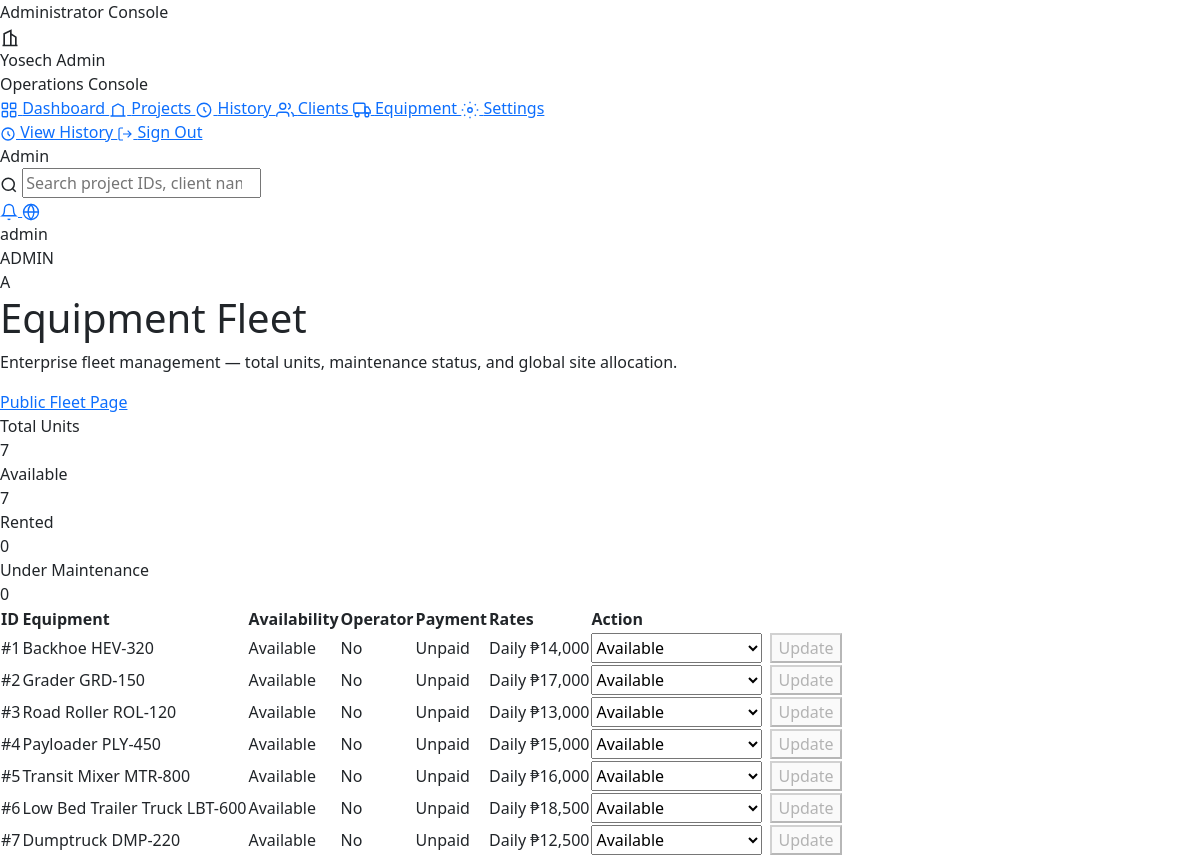
The page /admin/amin_equipment.php (signed in) on the database its author committed.
### tables this page shows
CREATE TABLE Employee (
    EmployeeID      INT AUTO_INCREMENT PRIMARY KEY,
    UserType        ENUM('Admin', 'Manager', 'Employee') NOT NULL DEFAULT 'Employee',
    Username        VARCHAR(50)  NOT NULL UNIQUE,
    Password        VARCHAR(255) NOT NULL,
    Email           VARCHAR(100) NOT NULL UNIQUE,
    ContactNumber   VARCHAR(20)
);

CREATE TABLE Equipment (
    EquipmentID             INT AUTO_INCREMENT PRIMARY KEY,
    EquipmentOfferingID     INT NULL,
    Specification           TEXT,
    StartDate               DATE,
    EndDate                 DATE,
    AvailabilityStatus      ENUM('Available', 'Rented', 'Under Maintenance') NOT NULL DEFAULT 'Available',
    NeedsOperator           TINYINT(1) NOT NULL DEFAULT 0,
    EquipmentPaymentStatus  ENUM('Unpaid', 'Paid', 'Partial') NOT NULL DEFAULT 'Unpaid',
    CONSTRAINT fk_equipment_offering FOREIGN KEY (EquipmentOfferingID) REFERENCES EquipmentOffering(EquipmentOfferingID)
        ON DELETE SET NULL ON UPDATE CASCADE
);

CREATE TABLE EquipmentOffering (
    EquipmentOfferingID INT AUTO_INCREMENT PRIMARY KEY,
    Name VARCHAR(100) NOT NULL,
    Model VARCHAR(100),
    Description TEXT,
    Specs TEXT,
    HourlyRate DECIMAL(10,2) NOT NULL DEFAULT 0.00,
    DailyRate DECIMAL(10,2) NOT NULL DEFAULT 0.00,
    WeeklyRate DECIMAL(10,2) NOT NULL DEFAULT 0.00,
    MonthlyRate DECIMAL(10,2) NOT NULL DEFAULT 0.00,
    AvailabilityStatus ENUM('Available', 'Unavailable', 'Under Maintenance') NOT NULL DEFAULT 'Available',
    ImageURL VARCHAR(255),
    UNIQUE KEY uq_equipment_name (Name)
);

### includes/admin/helpers.php (called while the page is built, shortened)
<?php
function adminCurrentEmployee(mysqli $conn): ?array
{
    $employeeId = (int) ($_SESSION['user_id'] ?? 0);
    $result = mysqli_query($conn, "SELECT * FROM Employee WHERE EmployeeID = {$employeeId} LIMIT 1");
    return mysqli_fetch_assoc($result) ?: null;
}

### admin/amin_equipment.php (the view, shortened to what this page needs)
<?php
include("../config/database.php");
include("../includes/admin/helpers.php");
$adminEmployee = adminCurrentEmployee($conn);
$result = mysqli_query(
    $conn,
    "SELECT e.*, eo.Name AS OfferingName, eo.Model, eo.DailyRate, eo.WeeklyRate
     FROM Equipment e
     LEFT JOIN EquipmentOffering eo ON e.EquipmentOfferingID = eo.EquipmentOfferingID
     ORDER BY e.EquipmentID ASC"
);
$totalEquipment = 0;
$availableCount = 0;
$rentedCount = 0;
$maintenanceCount = 0;
$rows = [];
while ($row = mysqli_fetch_assoc($result)) {
    $rows[] = $row;
    $totalEquipment++;
    if ($row['AvailabilityStatus'] === 'Available') {
        $availableCount++;
    } elseif ($row['AvailabilityStatus'] === 'Rented') {
        $rentedCount++;
    } else {
        $maintenanceCount++;
    }
}
$adminActiveNav = 'equipment';
$adminPageTitle = 'Equipment Fleet';
$adminPageSubtitle = 'Enterprise fleet management — total units, maintenance status, and global site allocation.';
$adminPageActions = '
    <a href="' . BASE_URL . '/equipment.php" class="admin-btn admin-btn-outline" target="_blank" rel="noopener">Public Fleet Page</a>
';
include("../includes/admin/layout_start.php");
?>
<div class="admin-kpi-grid" style="grid-template-columns:repeat(4,1fr);">
    <div class="admin-kpi-card">
        <div class="admin-kpi-label">Total Units</div>
        <div class="admin-kpi-value"><?= $totalEquipment ?></div>
    </div>
    <div class="admin-kpi-card">
        <div class="admin-kpi-label">Available</div>
        <div class="admin-kpi-value"><?= $availableCount ?></div>
    </div>
    <div class="admin-kpi-card">
        <div class="admin-kpi-label">Rented</div>
        <div class="admin-kpi-value"><?= $rentedCount ?></div>
    </div>
    <div class="admin-kpi-card">
        <div class="admin-kpi-label">Under Maintenance</div>
        <div class="admin-kpi-value"><?= $maintenanceCount ?></div>
    </div>
</div>
<div class="admin-panel">
    <?php if (count($rows) === 0): ?>
        <div class="admin-empty">
            <strong>No equipment records found</strong>
            Run the database migration to link fleet units to the equipment catalog.
        </div>
    <?php else: ?>
        <table class="admin-table">
            <thead>
                <tr>
                    <th>ID</th>
                    <th>Equipment</th>
                    <th>Availability</th>
                    <th>Operator</th>
                    <th>Payment</th>
                    <th>Rates</th>
                    <th>Action</th>
                </tr>
            </thead>
            <tbody>
                <?php foreach ($rows as $row):
                    $statusClass = match ($row['AvailabilityStatus']) {
                        'Available' => 'admin-badge-track',
                        'Rented' => 'admin-badge-delay',
                        default => 'admin-badge-inspection',
                    };
                ?>
                <tr>
                    <td>#<?= (int) $row['EquipmentID'] ?></td>
                    <td>
                        <span class="admin-table-project"><?= htmlspecialchars($row['OfferingName'] ?? $row['Specification']) ?></span>
                        <?php if (!empty($row['Model'])): ?>
                            <span class="admin-table-sub"><?= htmlspecialchars($row['Model']) ?></span>
                        <?php endif; ?>
                    </td>
                    <td><span class="admin-badge <?= $statusClass ?>"><?= htmlspecialchars($row['AvailabilityStatus']) ?></span></td>
                    <td><?= $row['NeedsOperator'] ? 'Required' : 'No' ?></td>
                    <td><?= htmlspecialchars($row['EquipmentPaymentStatus']) ?></td>
                    <td>
                        <?php if ($row['DailyRate']): ?>
                            <span class="admin-table-sub">Daily ₱<?= number_format((float) $row['DailyRate'], 0) ?></span>
                        <?php else: ?>
                            —
                        <?php endif; ?>
                    </td>
                    <td>
                        <form method="post" class="d-flex gap-2 equipment-status-form">
                            <select name="availability_status" class="equipment-status-select" data-original="<?= htmlspecialchars($row['AvailabilityStatus']) ?>" style="min-width:140px;">
                                <option value="Available" <?= $row['AvailabilityStatus'] === 'Available' ? 'selected' : '' ?>>Available</option>
                            </select>
                            <button type="submit" class="admin-btn admin-btn-primary admin-btn-sm equipment-update-btn" disabled>Update</button>
                        </form>
                    </td>
                </tr>
                <?php endforeach; ?>
            </tbody>
        </table>
    <?php endif; ?>
</div>
<?php include("../includes/admin/layout_end.php"); ?>

### includes/admin/layout_start.php (shortened to what this page needs)
<?php
$adminActiveNav = $adminActiveNav ?? 'dashboard';
$adminPageTitle = $adminPageTitle ?? 'Admin Dashboard';
$adminPageSubtitle = $adminPageSubtitle ?? '';
$adminPageActions = $adminPageActions ?? '';
$adminEmployee = $adminEmployee ?? null;
$adminDisplayName = $adminEmployee['Username'] ?? ($_SESSION['username'] ?? 'Admin User');
$adminRoleLabel = strtoupper($adminEmployee['UserType'] ?? $_SESSION['user_type'] ?? 'ADMIN');
?>
<!DOCTYPE html>
<html lang="en">
<head>
    <link href="https://cdn.jsdelivr.net/npm/bootstrap@5.3.3/dist/css/bootstrap.min.css" rel="stylesheet">
    <link rel="stylesheet" href="<?= BASE_URL ?>/assets/css/admin.css">
</head>
<body class="admin-body">
<div class="admin-shell">
    <aside class="admin-sidebar admin-console-sidebar">
        <div class="admin-console-banner">Administrator Console</div>
        <div class="admin-brand">
            <div class="admin-brand-icon">
                <svg xmlns="http://www.w3.org/2000/svg" width="20" height="20" fill="none" viewBox="0 0 24 24" stroke="currentColor" stroke-width="2"><path d="M3 21h18M5 21V7l8-4v18M19 21V11l-6-4"/></svg>
            </div>
            <div>
                <div class="admin-brand-name">Yosech Admin</div>
                <div class="admin-brand-sub">Operations Console</div>
            </div>
        </div>
        <nav class="admin-nav">
            <a href="<?= BASE_URL ?>/admin/amin_dashboard.php" class="admin-nav-link<?= $adminActiveNav === 'dashboard' ? ' active' : '' ?>">
                Dashboard
            </a>
            <a href="<?= BASE_URL ?>/admin/amin_projects.php" class="admin-nav-link<?= $adminActiveNav === 'projects' ? ' active' : '' ?>">
                <svg xmlns="http://www.w3.org/2000/svg" width="18" height="18" fill="none" viewBox="0 0 24 24" stroke="currentColor" stroke-width="1.8"><path d="M2 20h20M5 20V8l7-4 7 4v12"/></svg>
                Projects
            </a>
            <a href="<?= BASE_URL ?>/admin/amin_applications.php" class="admin-nav-link<?= $adminActiveNav === 'history' ? ' active' : '' ?>">
                <svg xmlns="http://www.w3.org/2000/svg" width="18" height="18" fill="none" viewBox="0 0 24 24" stroke="currentColor" stroke-width="1.8"><path d="M12 8v4l3 3M21 12a9 9 0 1 1-18 0 9 9 0 0 1 18 0z"/></svg>
                History
            </a>
            <a href="<?= BASE_URL ?>/admin/amin_clients.php" class="admin-nav-link<?= $adminActiveNav === 'clients' ? ' active' : '' ?>">
                <svg xmlns="http://www.w3.org/2000/svg" width="18" height="18" fill="none" viewBox="0 0 24 24" stroke="currentColor" stroke-width="1.8"><path d="M17 21v-2a4 4 0 0 0-4-4H5a4 4 0 0 0-4 4v2"/><circle cx="9" cy="7" r="4"/><path d="M23 21v-2a4 4 0 0 0-3-3.87M16 3.13a4 4 0 0 1 0 7.75"/></svg>
                Clients
            </a>
            <a href="<?= BASE_URL ?>/admin/amin_equipment.php" class="admin-nav-link<?= $adminActiveNav === 'equipment' ? ' active' : '' ?>">
                <svg xmlns="http://www.w3.org/2000/svg" width="18" height="18" fill="none" viewBox="0 0 24 24" stroke="currentColor" stroke-width="1.8"><rect x="1" y="3" width="15" height="13" rx="2"/><path d="M16 8h4l3 5v3h-7V8z"/><circle cx="5.5" cy="18.5" r="2.5"/><circle cx="18.5" cy="18.5" r="2.5"/></svg>
                Equipment
            </a>
            <a href="<?= BASE_URL ?>/admin/amin_settings.php" class="admin-nav-link<?= $adminActiveNav === 'settings' ? ' active' : '' ?>">
                <svg xmlns="http://www.w3.org/2000/svg" width="18" height="18" fill="none" viewBox="0 0 24 24" stroke="currentColor" stroke-width="1.8"><circle cx="12" cy="12" r="3"/><path d="M12 1v2M12 21v2M4.22 4.22l1.42 1.42M18.36 18.36l1.42 1.42M1 12h2M21 12h2M4.22 19.78l1.42-1.42M18.36 5.64l1.42-1.42"/></svg>
                Settings
            </a>
        </nav>
        <div class="admin-sidebar-footer">
            <a href="<?= BASE_URL ?>/admin/amin_applications.php" class="admin-btn-new">
                <svg xmlns="http://www.w3.org/2000/svg" width="16" height="16" fill="none" viewBox="0 0 24 24" stroke="currentColor" stroke-width="2"><path d="M12 8v4l3 3M21 12a9 9 0 1 1-18 0 9 9 0 0 1 18 0z"/></svg>
                View History
            </a>
            <a href="<?= BASE_URL ?>/logout.php" class="admin-signout">
                <svg xmlns="http://www.w3.org/2000/svg" width="16" height="16" fill="none" viewBox="0 0 24 24" stroke="currentColor" stroke-width="1.8"><path d="M9 21H5a2 2 0 0 1-2-2V5a2 2 0 0 1 2-2h4M16 17l5-5-5-5M21 12H9"/></svg>
                Sign Out
            </a>
        </div>
    </aside>
    <div class="admin-main">
        <header class="admin-topbar">
            <span class="console-identity console-identity-admin">Admin</span>
            <form class="admin-search" method="get" action="<?= BASE_URL ?>/admin/amin_dashboard.php" id="adminGlobalSearchForm">
                <svg xmlns="http://www.w3.org/2000/svg" width="18" height="18" fill="none" viewBox="0 0 24 24" stroke="currentColor" stroke-width="2"><circle cx="11" cy="11" r="8"/><path d="m21 21-4.35-4.35"/></svg>
                <input type="search" name="q" placeholder="Search project IDs, client names..." value="<?= htmlspecialchars($_GET['q'] ?? '') ?>" aria-label="Search admin records">
            </form>
            <div class="admin-topbar-actions">
                <a href="<?= BASE_URL ?>/admin/amin_applications.php?status=Pending" class="admin-icon-btn" title="Pending applications history">
                    <svg xmlns="http://www.w3.org/2000/svg" width="18" height="18" fill="none" viewBox="0 0 24 24" stroke="currentColor" stroke-width="1.8"><path d="M18 8A6 6 0 0 0 6 8c0 7-3 9-3 9h18s-3-2-3-9"/><path d="M13.73 21a2 2 0 0 1-3.46 0"/></svg>
                </a>
                <a href="<?= BASE_URL ?>/index.php" class="admin-icon-btn" title="View public site" target="_blank" rel="noopener">
                    <svg xmlns="http://www.w3.org/2000/svg" width="18" height="18" fill="none" viewBox="0 0 24 24" stroke="currentColor" stroke-width="1.8"><circle cx="12" cy="12" r="10"/><path d="M2 12h20M12 2a15.3 15.3 0 0 1 4 10 15.3 15.3 0 0 1-4 10 15.3 15.3 0 0 1-4-10 15.3 15.3 0 0 1 4-10z"/></svg>
                </a>
                <div class="admin-user">
                    <div class="admin-user-meta">
                        <div class="admin-user-name"><?= htmlspecialchars($adminDisplayName) ?></div>
                        <div class="admin-user-role"><?= htmlspecialchars($adminRoleLabel) ?></div>
                    </div>
                    <div class="admin-user-avatar"><?= strtoupper(substr($adminDisplayName, 0, 1)) ?></div>
                </div>
            </div>
        </header>
        <main class="admin-content">
            <div class="admin-page-head">
                <div>
                    <h1 class="admin-page-title"><?= htmlspecialchars($adminPageTitle) ?></h1>
                    <?php if ($adminPageSubtitle !== ''): ?>
                        <p class="admin-page-sub"><?= htmlspecialchars($adminPageSubtitle) ?></p>
                    <?php endif; ?>
                </div>
                <?php if ($adminPageActions !== ''): ?>
                    <div class="admin-page-actions"><?= $adminPageActions ?></div>
                <?php endif; ?>
            </div>

### rows shown on the page
employee: Username "admin", UserType "ADMIN", Username "A"
equipment: EquipmentID "1", EquipmentOfferingID.Name "Backhoe", EquipmentOfferingID.Model "HEV-320", AvailabilityStatus "Available", NeedsOperator "No", EquipmentPaymentStatus "Unpaid", EquipmentOfferingID.DailyRate "14,000", availability_status "Available"
equipment: EquipmentID "2", EquipmentOfferingID.Name "Grader", EquipmentOfferingID.Model "GRD-150", AvailabilityStatus "Available", NeedsOperator "No", EquipmentPaymentStatus "Unpaid", EquipmentOfferingID.DailyRate "17,000", availability_status "Available"
equipment: EquipmentID "3", EquipmentOfferingID.Name "Road Roller", EquipmentOfferingID.Model "ROL-120", AvailabilityStatus "Available", NeedsOperator "No", EquipmentPaymentStatus "Unpaid", EquipmentOfferingID.DailyRate "13,000", availability_status "Available"
equipment: EquipmentID "4", EquipmentOfferingID.Name "Payloader", EquipmentOfferingID.Model "PLY-450", AvailabilityStatus "Available", NeedsOperator "No", EquipmentPaymentStatus "Unpaid", EquipmentOfferingID.DailyRate "15,000", availability_status "Available"
equipment: EquipmentID "5", EquipmentOfferingID.Name "Transit Mixer", EquipmentOfferingID.Model "MTR-800", AvailabilityStatus "Available", NeedsOperator "No", EquipmentPaymentStatus "Unpaid", EquipmentOfferingID.DailyRate "16,000", availability_status "Available"
equipment: EquipmentID "6", EquipmentOfferingID.Name "Low Bed Trailer Truck", EquipmentOfferingID.Model "LBT-600", AvailabilityStatus "Available", NeedsOperator "No", EquipmentPaymentStatus "Unpaid", EquipmentOfferingID.DailyRate "18,500", availability_status "Available"
equipment: EquipmentID "7", EquipmentOfferingID.Name "Dumptruck", EquipmentOfferingID.Model "DMP-220", AvailabilityStatus "Available", NeedsOperator "No", EquipmentPaymentStatus "Unpaid", EquipmentOfferingID.DailyRate "12,500", availability_status "Available"

### other values the page prints
$adminPageTitle "Equipment Fleet"
$adminPageSubtitle "Enterprise fleet management — total units, maintenance status, and global site allocation."
$totalEquipment "7"
$availableCount "7"
$rentedCount "0"
$maintenanceCount "0"
